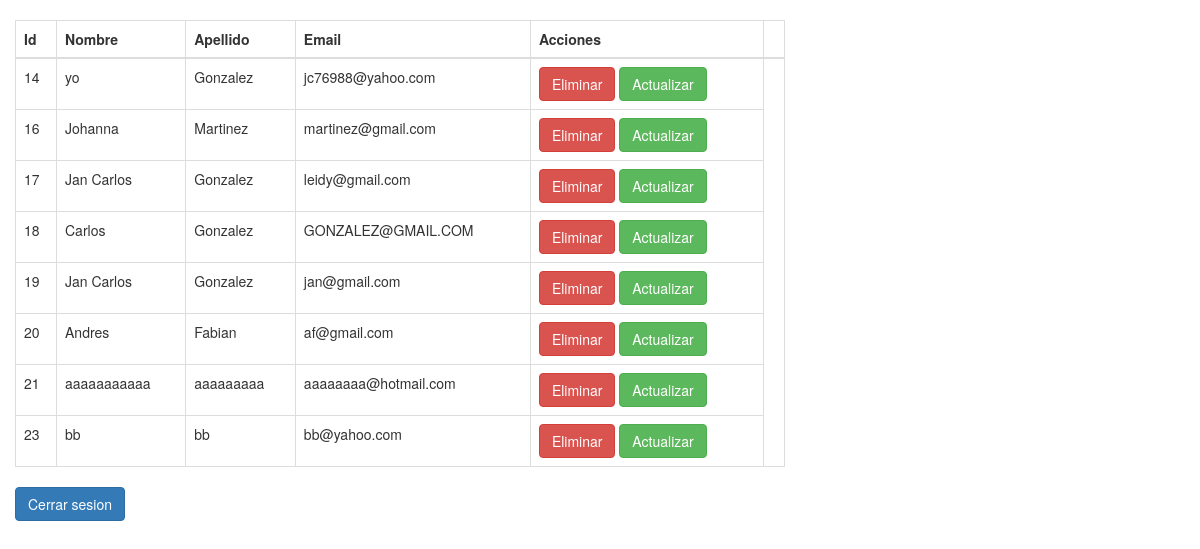
/gestionempleados2/procesos/seleccionar.php, run on the app's committed database.
### tables this page shows
CREATE TABLE `empleados` (
  `id` int(11) NOT NULL AUTO_INCREMENT,
  `Nombre` varchar(100) NOT NULL,
  `Apellido` varchar(100) NOT NULL,
  `email` varchar(100) NOT NULL,
  `Contraseña` varchar(100) NOT NULL,
  PRIMARY KEY (`id`),
  UNIQUE KEY `email` (`email`)
);

### gestionempleados2/procesos/seleccionar.php (the view, shortened to what this page needs)
<!DOCTYPE html>
<html lang="es">
<head>
	<link rel="stylesheet" type="text/css" href="../bootstrap/css/bootstrap.min.css">
</head>
<body>
	<br/>
	<div class="col-md-8">
	<table class="table table-bordered">
		<thead>
			<tr>
				<th>Id</th>
				<th>Nombre</th>
				<th>Apellido</th>
				<th>Email</th>
				<th>Acciones</th>
				<th></th>
			</tr>
		</thead>
		<tbody>
			<?php
			require_once "../php/conexion.php";
			$query = "SELECT * FROM empleados";
			$result_tasks = mysqli_query($mysqli, $query);
			while ($row = mysqli_fetch_assoc($result_tasks)) { ?>
			<tr>
				<td><?php echo $row['id'];?></td>
				<td><?php echo $row['Nombre'];?></td>
				<td><?php echo $row['Apellido'];?></td>
				<td><?php echo $row['email'];?></td>
				<td>
					<a href="../eliminar.php?id=<?php echo $row['id']?>" class="btn btn-danger">Eliminar</a>
					<a href="../actualizar.php?id=<?php echo $row['id']?>" class="btn btn-success">Actualizar</a>
				</td>
			</tr>
			<?php } ?>
		</tbody>
	</table>
	<a href="../procesos/logout.php" class="btn btn-primary">Cerrar sesion</a>
	</div>
</body>
</html>

### data on the page
empleados: id "14", Nombre "yo", Apellido "Gonzalez", email "jc76988@yahoo.com"
empleados: id "16", Nombre "Johanna", Apellido "Martinez", email "martinez@gmail.com"
empleados: id "17", Nombre "Jan Carlos", Apellido "Gonzalez", email "leidy@gmail.com"
empleados: id "18", Nombre "Carlos", Apellido "Gonzalez", email "GONZALEZ@GMAIL.COM"
empleados: id "19", Nombre "Jan Carlos", Apellido "Gonzalez", email "jan@gmail.com"
empleados: id "20", Nombre "Andres", Apellido "Fabian", email "af@gmail.com"
empleados: id "21", Nombre "aaaaaaaaaaa", Apellido "aaaaaaaaa", email "aaaaaaaa@hotmail.com"
empleados: id "23", Nombre "bb", Apellido "bb", email "bb@yahoo.com"
